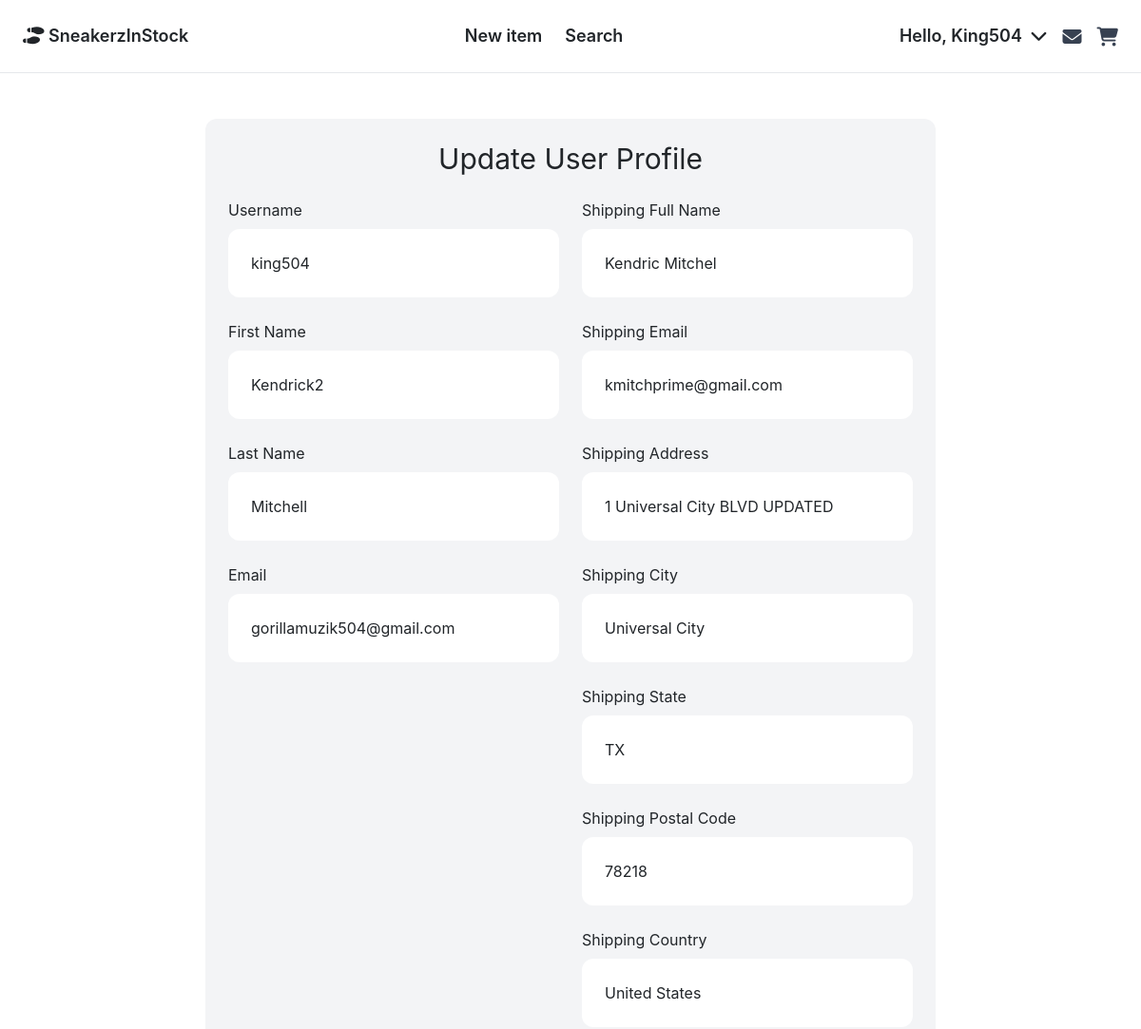
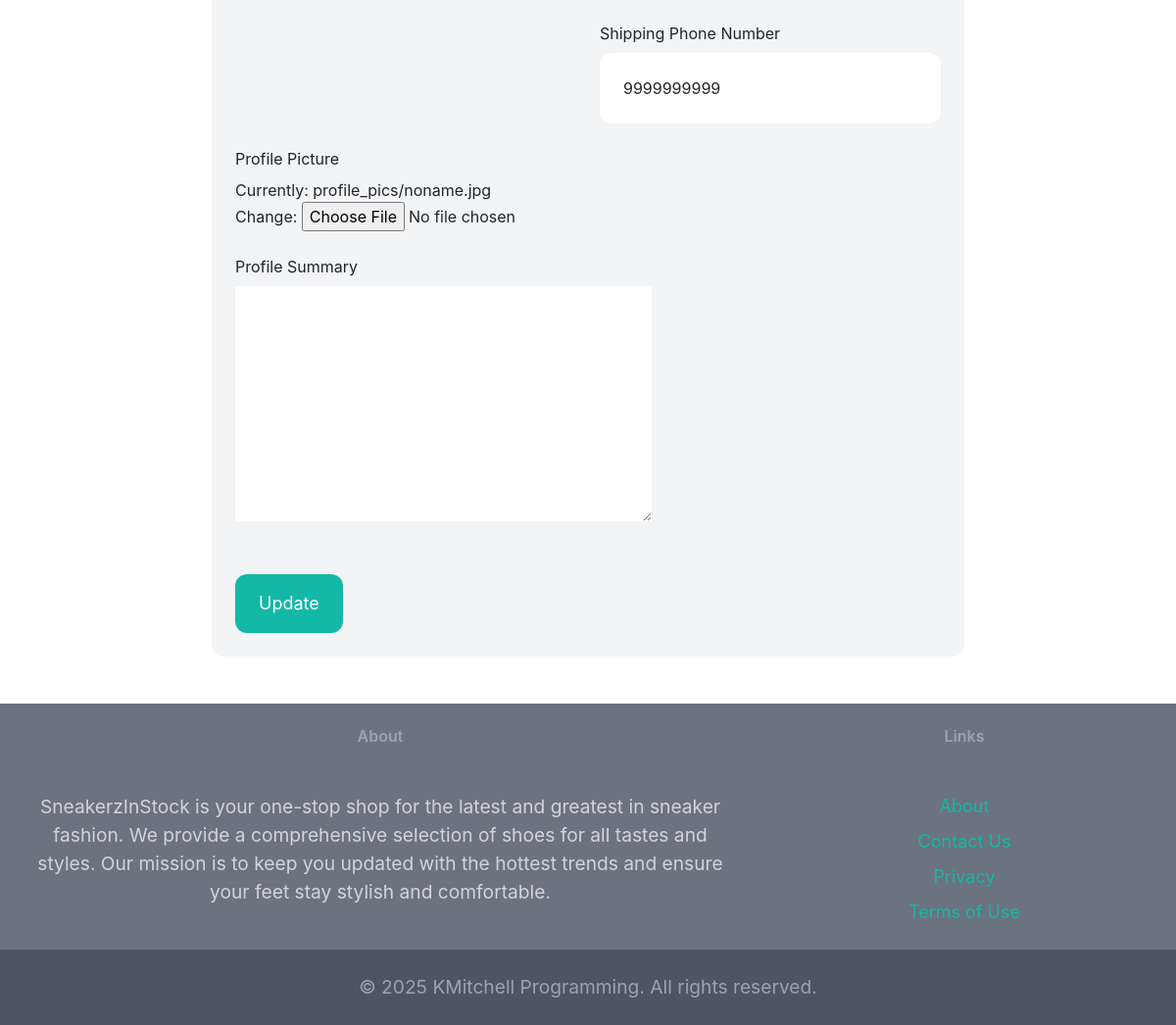
Page /update_user/ (signed in) on the committed database (2 pictures, top to bottom).
### payment/models.py (models this page shows, shortened)
class ShippingAddress(models.Model):
    user = models.ForeignKey(User, on_delete=models.CASCADE, null=True, blank=True)
    shipping_full_name = models.CharField(max_length=255)
    shipping_email = models.EmailField(max_length=255)
    shipping_address = models.CharField(max_length=255)
    shipping_city = models.CharField(max_length=255)
    shipping_state = models.CharField(max_length=255)
    shipping_zip_code = models.CharField(max_length=10)
    shipping_phone_number = models.CharField(max_length=20, null=True, blank=True)
    shipping_country = models.CharField(max_length=255)
    class Meta:
        verbose_name_plural = 'Shipping Address'

### core/models.py (models this page shows, shortened)
class UserProfile(models.Model):
    user = models.OneToOneField(User, on_delete=models.CASCADE)
    image = models.ImageField(upload_to='profile_pics', default='default.jpg')
    summary = models.TextField(max_length=500, blank=True)

### core/views.py (the view, shortened to what this page needs)
# urls.py: path('update_user/', views.update_user, name='update_user'),
@login_required
def update_user(request):
    if request.user.is_authenticated:
        current_user = User.objects.get(id=request.user.id)
        UserProfile.objects.get_or_create(user=current_user)
        conversations = Conversation.objects.filter(members__in=[request.user.id])
        conversation_count = conversations.count()
        shipping_user, created = ShippingAddress.objects.get_or_create(user=current_user)
        user_form = EditProfileForm(request.POST or None, instance=current_user)
        profile_form = UserProfileForm(request.POST, request.FILES, instance=current_user.userprofile)
        shipping_form = ShippingAddressForm(request.POST or None, instance=shipping_user)
        cart, created = Cart.objects.get_or_create(user=request.user)
        cart_items = cart.items.all()
        cart_item_count = sum(item.quantity for item in cart_items)
        return render(request, "core/update_user.html", {
            'user_form': user_form,
            'profile_form': profile_form,
            'shipping_form': shipping_form,
            'conversation_count': conversation_count,
            'cart_item_count': cart_item_count,
        })
    else:
        messages.error(request, "You must be logged in to access that page!")
        return redirect('home')

### core/forms.py
class EditProfileForm(UserChangeForm):
    class Meta:
        model = User
        fields = ('username', 'first_name', 'last_name', 'email')
    username = forms.CharField(widget=forms.TextInput(attrs={
        'placeholder': 'Your new username',
        'class': 'w-full py-4 px-6 rounded-xl',
        }))
    first_name = forms.CharField(widget=forms.TextInput(attrs={
        'placeholder': 'Your new first name',
        'class': 'w-full py-4 px-6 rounded-xl',
        }))
    last_name = forms.CharField(widget=forms.TextInput(attrs={
        'placeholder': 'Your new last name',
        'class': 'w-full py-4 px-6 rounded-xl',
        }))
    email = forms.CharField(widget=forms.EmailInput(attrs={
        'placeholder': 'Your new email address',
        'class': 'w-full py-4 px-6 rounded-xl',
        }))

class UserProfileForm(forms.ModelForm):
    class Meta:
        model = UserProfile
        fields = ['image', 'summary']

### core/templates/core/update_user.html (shortened to what this page needs)
{% extends 'core/base.html' %}
{% block content %}
    <div class="p-6 w-full md:w-2/3 my-6 mx-auto bg-gray-100 rounded-xl">
        <h1 class="mb-6 text-3xl text-center md:text-left">Update User Profile</h1>
        <form action="{% url 'core:update_user' %}" method="post" enctype="multipart/form-data">
            <div class="flex flex-col md:flex-row gap-6">
                <div class="w-full md:w-1/2">
                    <div class="mb-4">
                        <label class="inline-block mb-2">Username</label><br>
                        {{ user_form.username }}
                    </div>
                    <div class="mb-4">
                        <label class="inline-block mb-2">First Name</label><br>
                        {{ user_form.first_name }}
                    </div>
                    <div class="mb-4">
                        <label class="inline-block mb-2">Last Name</label><br>
                        {{ user_form.last_name }}
                    </div>
                    <div class="mb-4">
                        <label class="inline-block mb-2">Email</label><br>
                        {{ user_form.email }}
                    </div>
                </div>
                <div class="w-full md:w-1/2">
                    <div class="mb-4">
                        <label class="inline-block mb-2">Shipping Full Name</label><br>
                        {{ shipping_form.shipping_full_name }}
                    </div>
                    <div class="mb-4">
                        <label class="inline-block mb-2">Shipping Email</label><br>
                        {{ shipping_form.shipping_email }}
                    </div>
                    <div class="mb-4">
                        <label class="inline-block mb-2">Shipping Address</label><br>
                        {{ shipping_form.shipping_address }}
                    </div>
                    <div class="mb-4">
                        <label class="inline-block mb-2">Shipping City</label><br>
                        {{ shipping_form.shipping_city }}
                    </div>
                    <div class="mb-4">
                        <label class="inline-block mb-2">Shipping State</label><br>
                        {{ shipping_form.shipping_state }}
                    </div>
                    <div class="mb-4">
                        <label class="inline-block mb-2">Shipping Postal Code</label><br>
                        {{ shipping_form.shipping_zip_code }}
                    </div>
                    <div class="mb-4">
                        <label class="inline-block mb-2">Shipping Country</label><br>
                        {{ shipping_form.shipping_country }}
                    </div>
                    <div class="mb-4">
                        <label class="inline-block mb-2">Shipping Phone Number</label><br>
                        {{ shipping_form.shipping_phone_number }}
                    </div>
                </div>
            </div>
            <div class="mb-4">
                <label class="inline-block mb-2">Profile Picture</label><br>
                {{ profile_form.image }}
            </div>
            <div class="mb-4">
                <label class="inline-block mb-2">Profile Summary</label><br>
                {{ profile_form.summary }}
            </div>
            <button class="mt-6 py-3 px-6 w-full md:w-auto text-lg bg-teal-500 text-white hover:bg-teal-700 rounded-xl">Update</button>
        </form>
    </div>
{% endblock %}

### core/templates/core/navbar.html (shortened to what this page needs)
<div class="navbar-container relative z-10">
    <nav class="py-4 px-4 flex justify-between items-center border-b border-gray-200 bg-white">
        <a href="{% url 'core:index' %}" class="text-lg font-semibold"><i class="fa-solid fa-shoe-prints"></i> SneakerzInStock</a>
        <div class="hidden md:flex space-x-6 items-center">
            {% if 'items/new' in request.path %}
                <a href="{% url 'core:index' %}" class="text-lg font-semibold hover:text-gray-500">Home</a>
            {% else %}
                <a href="{% url 'item:new' %}" class="text-lg font-semibold hover:text-gray-500">New item</a>
            {% endif %}
            <a href="{% url 'item:items' %}" class="text-lg font-semibold hover:text-gray-500">Search</a>
        </div>
        <div class="flex items-center space-x-4 relative">
            {% if request.user.is_authenticated %}
                <div class="hidden md:flex relative">
                    <button id="user-menu-button" class="text-lg font-semibold hover:text-gray-500 focus:outline-none">
                        Hello, {{ request.user.username| capfirst }}
                        <i class="fa-solid fa-chevron-down ml-1"></i>
                    </button>
                </div>
                <a href="{% url 'conversations:inbox' %}" class="relative md:block">
                    <i class="fa-solid fa-envelope fa-lg text-gray-700"></i>
                </a>
                <a href="{% url 'cart:view_cart' %}" class="relative md:block">
                    <i class="fa-solid fa-cart-shopping fa-lg text-gray-700"></i>
                </a>
            {% endif %}
        </div>
    </nav>
</div>

### static/css/style.css (style rules this page uses)
html, body { height: 100%; margin: 0; }
body { padding-top: 0px; }

### rows in the picture
ShippingAddress: shipping_full_name "Kendric Mitchel", shipping_email "kmitchprime@gmail.com", shipping_address "1 Universal City BLVD UPDATED", shipping_city "Universal City", shipping_state "TX", shipping_zip_code "78218", shipping_country "United States", shipping_phone_number "9999999999"

### other values in the picture
{{ request.user.username| capfirst }} "King504"
